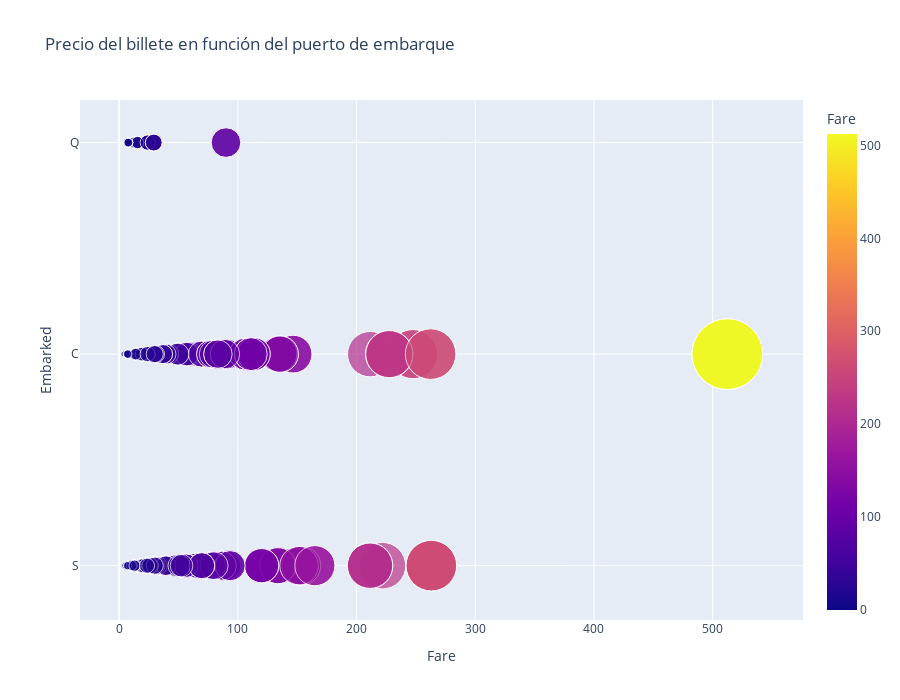

The notebook cell this image was saved under:
### Markdown cell above
#### Grafico de Precio billete en función del puerto de embarque

### Code cell
# Creamos gráfico con los valores del precio del billete en función del puerto de embarque
fig = px.scatter(df, y= 'Embarked', x= 'Fare', color = 'Fare', template='plotly', width=900, height=700, size='Fare', size_max=50, title='Precio del billete en función del puerto de embarque')
fig.show()

### Figure 1 — Plotly figure (JSON) as saved in the notebook; plotly's stock layout.template omitted (floating-point values rounded to 4 significant figures; data arrays with more than 128 entries replaced by an {"elided": "..."} marker saying what was removed)
{"data": [{"hovertemplate": "Fare=%{marker.color}<br>Embarked=%{y}<extra></extra>", "legendgroup": "", "marker": {"color": {"elided": "891 float values"}, "coloraxis": "coloraxis", "size": {"elided": "891 float values"}, "sizemode": "area", "sizeref": 0.2049, "symbol": "circle"}, "mode": "markers", "name": "", "orientation": "h", "showlegend": false, "type": "scatter", "x": {"elided": "891 float values"}, "xaxis": "x", "y": {"elided": "891 str values"}, "yaxis": "y"}], "layout": {"coloraxis": {"colorbar": {"title": {"text": "Fare"}}, "colorscale": [[0, "#0d0887"], [0.1111, "#46039f"], [0.2222, "#7201a8"], [0.3333, "#9c179e"], [0.4444, "#bd3786"], [0.5556, "#d8576b"], [0.6667, "#ed7953"], [0.7778, "#fb9f3a"], [0.8889, "#fdca26"], [1, "#f0f921"]]}, "height": 700, "legend": {"itemsizing": "constant", "tracegroupgap": 0}, "title": {"text": "Precio del billete en función del puerto de embarque"}, "width": 900, "xaxis": {"anchor": "y", "domain": [0, 1], "title": {"text": "Fare"}}, "yaxis": {"anchor": "x", "domain": [0, 1], "title": {"text": "Embarked"}}}}
